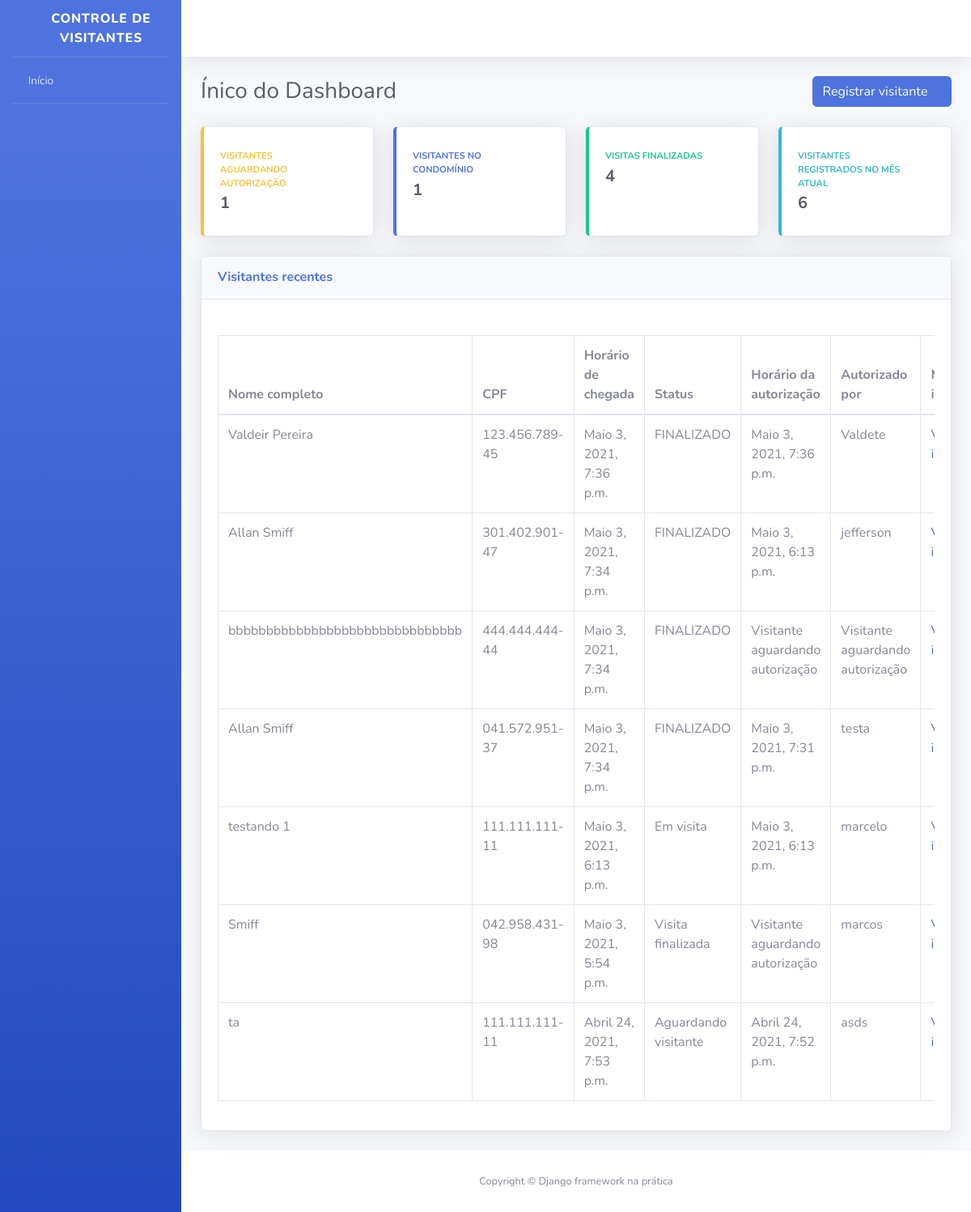
Before: / (signed in) with the older database file.
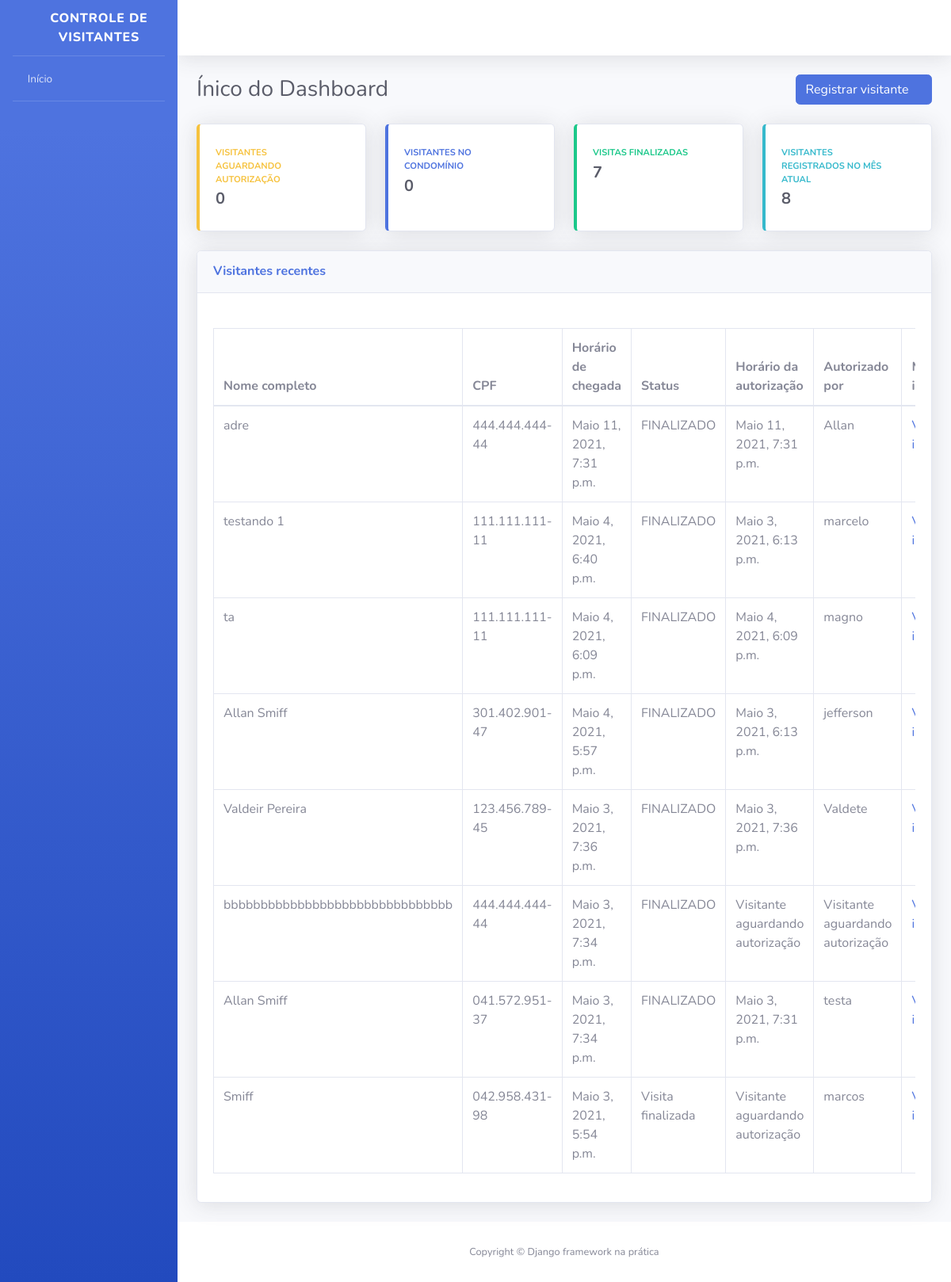
After: the same page with the newer database file.
### visitantes/models.py (models this page shows, shortened)
class Visitante(models.Model):
    STATUS_VISITANTE =[
        ("AGUARDANDO", "Aguardando visitante"),
        ("EM_VISITA", "Em visita"),
        ("VISITA_FINALIZADA","Visita finalizada")
    ]
    status = models.CharField(
        verbose_name="Status",
        max_length=20,
        choices=STATUS_VISITANTE,
        default="AGUARDANDO"
    )
    nome_completo =models.CharField(
        verbose_name="Nome Completo",
        max_length=190,
    )
    cpf = models.CharField(
        verbose_name= "CPF",
        max_length=11,
    )
    data_nascimento = models.DateField(
        verbose_name= "Data de Nascimento",
        auto_now=False,
        auto_now_add=False,
    )
    numero_casa = models.PositiveIntegerField(
        verbose_name= "Número da Casa a ser visitada",
    )
    placa_veiculo = models.CharField(
        verbose_name= "Placa do Veiculo",
        max_length=7,
        blank=True,
        null=True,
    )
    horario_chegada = models.DateTimeField(
        verbose_name= " Hora da chegada na portaria",
        auto_now=True,
    )
    horario_saida = models.DateTimeField(
        verbose_name= "Horario de saida do codomínio",
        auto_now=False,
        blank=True,
        null=True,
    )
    horario_permitido = models.DateTimeField(
        verbose_name= "Horario de autorização de entrada",
        auto_now=False,
        blank=True,
        null=True,
    )
    morador_responsavel = models.CharField(
        verbose_name= "Morador respponsável",
        max_length=190,
        blank=True,
        null=True,
    )
    porteiro_responsavel = models.ForeignKey(
        "porteiros.Porteiro",
        verbose_name="Porteiro responsável pelo registro",
        on_delete=models.PROTECT
    )
    def get_horario_permitido(self):
        if self.horario_permitido:
            return self.horario_permitido
        return "Visitante aguardando autorização"
    def get_morador_responsavel(self):
        if self.morador_responsavel:
            return self.morador_responsavel
        return "Visitante aguardando autorização"
    def get_cpf(self):
        if self.cpf:
            cpf = str(self.cpf)
            cpf_parte_um = cpf[0:3]
            cpf_parte_dois = cpf[3:6]
            cpf_parte_tres = cpf[6:9]
            cpf_parte_quatro = cpf[9:]
            cpf_formatado = f"{cpf_parte_um}.{cpf_parte_dois}.{cpf_parte_tres}-{cpf_parte_quatro}"
            return cpf_formatado
    class Meta:
        verbose_name = "Visitante"
        verbose_name_plural = "Visitantes"
        db_table = "visitante"

### dashboard/views.py (the view)
@login_required
def index (request):
    todos_visitantes = Visitante.objects.order_by(
        "-horario_chegada"
    )
    visitante_aguardando = todos_visitantes.filter(
        status="AGUARDANDO"
    )
    visitante_em_visita = todos_visitantes.filter(
        status="EM_VISITA"
    )
    visitante_finalizado = todos_visitantes.filter(
        status="FINALIZADO"
    )
    hora_atual = timezone.now()
    mes_atual = hora_atual.month
    visitante_mes=todos_visitantes.filter(
        horario_chegada__month=mes_atual
    )
    context = {
        "nome_pagina": "Ínico do Dashboard",
        "todos_visitantes":todos_visitantes,
        "visitante_aguardando":visitante_aguardando.count,
        "visitante_em_visita":visitante_em_visita.count,
        "visitante_finalizado":visitante_finalizado.count,
        "visitante_mes":visitante_mes.count
    }
    return render(request, "index.html", context)

### templates/index.html (shortened to what this page needs)
{% extends "base.html" %}
{% block conteudo %}
                    <div class="container-fluid">
                        <div class="d-sm-flex align-items-center justify-content-between mb-4">
                            <h1 class="h3 mb-0 text-gray-800">{{ nome_pagina }}</h1>
                            <a href="{% url 'registrar_visitante' %}" class="btn btn-primary bnt-icon-split bnts-sm">
                                <span class="text">Registrar visitante</span>
                                <span class="icon text-white-50">
                                    <i class="fas fa-user-plus"></i>
                                </span>
                            </a>
                        </div>
                        <div class="row">
                            <div class="col-xl-3 col-md-6 mb-4">
                                <div class="card border-left-warning shadow h-100 py-2">
                                    <div class="card-body">
                                        <div class="row no-gutters align-items-center">
                                            <div class="col mr-2">
                                                <div class="text-xs font-weight-bold text-warning text-uppercase mb-1">Visitantes aguardando autorização</div>
                                                <div class="h5 mb-0 font-weight-bold text-gray-800">{{ visitante_aguardando }}</div>
                                            </div>
                                            <div class="col-auto">
                                                <i class="fas fa-user-lock fa-2x text-gray-300"></i>
                                            </div>
                                        </div>
                                    </div>
                                </div>
                            </div>
                            <div class="col-xl-3 col-md-6 mb-4">
                                <div class="card border-left-primary shadow h-100 py-2">
                                    <div class="card-body">
                                        <div class="row no-gutters align-items-center">
                                            <div class="col mr-2">
                                                <div class="text-xs font-weight-bold text-primary text-uppercase mb-1">Visitantes no condomínio</div>
                                                <div class="h5 mb-0 font-weight-bold text-gray-800">{{ visitante_em_visita }}</div>
                                            </div>
                                            <div class="col-auto">
                                                <i class="fas fa-user-clock fa-2x text-gray-300"></i>
                                            </div>
                                        </div>
                                    </div>
                                </div>
                            </div>
                            <div class="col-xl-3 col-md-6 mb-4">
                                <div class="card border-left-success shadow h-100 py-2">
                                    <div class="card-body">
                                        <div class="row no-gutters align-items-center">
                                            <div class="col mr-2">
                                                <div class="text-xs font-weight-bold text-success text-uppercase mb-1">Visitas finalizadas</div>
                                                <div class="h5 mb-0 font-weight-bold text-gray-800">{{ visitante_finalizado }}</div>
                                            </div>
                                            <div class="col-auto">
                                                <i class="fas fa-user-check fa-2x text-gray-300"></i>
                                            </div>
                                        </div>
                                    </div>
                                </div>
                            </div>
                            <div class="col-xl-3 col-md-6 mb-4">
                                <div class="card border-left-info shadow h-100 py-2">
                                    <div class="card-body">
                                        <div class="row no-gutters align-items-center">
                                            <div class="col mr-2">
                                                <div class="text-xs font-weight-bold text-info text-uppercase mb-1">Visitantes registrados no mês atual</div>
                                                <div class="h5 mb-0 font-weight-bold text-gray-800">{{ visitante_mes }}</div>
                                            </div>
                                            <div class="col-auto">
                                                <i class="fas fa-users fa-2x text-gray-300"></i>
                                            </div>
                                        </div>
                                    </div>
                                </div>
                            </div>
                        </div>
                        <div class="card shadow mb-4">
                            <div class="card-header py-3 d-sm-flex align-items-center justify-content-between mb-4">
                                <h6 class="m-0 font-weight-bold text-primary">Visitantes recentes</h6>
                            </div>
                            <div class="card-body">
                                <div class="table-responsive">
                                    <table class="table table-bordered">
                                        <thead>
                                            <th>Nome completo</th>
                                            <th>CPF</th>
                                            <th>Horário de chegada</th>
                                            <th>Status</th>
                                            <th>Horário da autorização</th>
                                            <th>Autorizado por</th>
                                            <th>Mais informações</th>
                                        </thead>
                                        <tbody>
                                            {% for visitante in todos_visitantes %}
                                            <tr>
                                                <td>{{ visitante.nome_completo }}</td>
                                                <td>{{ visitante.get_cpf }}</td>
                                                <td>{{ visitante.horario_chegada }}</td>
                                                <td>{{ visitante.get_status_display }}</td>
                                                <td>{{ visitante.get_horario_permitido }}</td>
                                                <td>{{ visitante.get_morador_responsavel }}</td>
                                                <td>
                                                    <a href="{% url 'informacoes_visitante' id=visitante.id %}">
                                                    </a>
                                                </td>
                                            </tr>
                                        {% endfor %}
                                        </tbody>
                                    </table>
                                </div>
                            </div>
                        </div>
                    </div>
                 {% endblock %}

### templates/base.html (shortened to what this page needs)
<!DOCTYPE html>
{% load static %}
<html lang="pt-br">
    <head>
        <link href="{% static 'css/sb-admin-2.min.css' %}" rel="stylesheet">
        <link href="{% static 'vendor/fontawesome-free/css/all.min.css' %}"  rel="stylesheet" type="text/css">
    </head>
    <body id="page-top">
        <div id="wrapper">
            <ul class="navbar-nav bg-gradient-primary sidebar sidebar-dark accordion" id="accordionSidebar">
                <a class="sidebar-brand d-flex align-items-center justify-content-center" href="#">
                    <div class="sidebar-brand-icon rotate-n-15">
                        <i class="fas fa-user-shield"></i>
                    </div>
                    <div class="sidebar-brand-text">Controle de Visitantes</div>
                </a>
                <hr class="sidebar-divider my-0">
                <li class="nav-item">
                    <a class="nav-link" href="{% url 'index' %}">
                        <i class="fas fa-home"></i>
                        <span>Início</span>
                    </a>
                </li>
                <hr class="sidebar-divider">
            </ul>
            <div id="content-wrapper" class="d-flex flex-column">
                <div id="content">
                    <nav class="navbar navbar-expand navbar-light bg-white topbar mb-4 static-top shadow">
                        <ul class="navbar-nav ml-auto">
                            <li class="nav-item dropdown no-arrow">
                                <a class="nav-link dropdown-toggle" href="#" id="userDropdown" role="button" data-toggle="dropdown" aria-haspopup="true" aria-expanded="false">
                                    <span class="mr-2 d-none d-lg-inline text-gray-800 small">
                                        <i class="fas fa-cog"></i>
                                    </span>
                                </a>
                            </li>
                        </ul>
                    </nav>
                    {% block conteudo %}
                    {% endblock %}
                    <footer class="sticky-footer bg-white">
                        <div class="container my-auto">
                            <div class="copyright text-center my-auto">
                                <span>Copyright © Django framework na prática</span>
                            </div>
                        </div>
                    </footer>
                </div>
            </div>
        </div>
    </body>
</html>

Changed rows visible on the page:
added Visitante: nome_completo "adre", get_cpf "444.444.444-44", horario_chegada "Maio 11, 2021, 7:31 p.m.", status "FINALIZADO", get_horario_permitido "Maio 11, 2021, 7:31 p.m.", get_morador_responsavel "Allan"
changed Visitante "testando 1": horario_chegada "Maio 3, 2021, 6:13 p.m." → "Maio 4, 2021, 6:40 p.m."; status "Em visita" → "FINALIZADO"; moves up the list
changed Visitante "ta": horario_chegada "Abril 24, 2021, 7:53 p.m." → "Maio 4, 2021, 6:09 p.m."; status "Aguardando visitante" → "FINALIZADO"; get_horario_permitido "Abril 24, 2021, 7:52 p.m." → "Maio 4, 2021, 6:09 p.m."; get_morador_responsavel "asds" → "magno"; moves up the list
changed Visitante "jefferson": horario_chegada "Maio 3, 2021, 7:34 p.m." → "Maio 4, 2021, 5:57 p.m."; moves down the list
Other visible differences:
{{ visitante_aguardando }}: "1" → "0"
{{ visitante_em_visita }}: "1" → "0"
{{ visitante_finalizado }}: "4" → "7"
{{ visitante_mes }}: "6" → "8"
